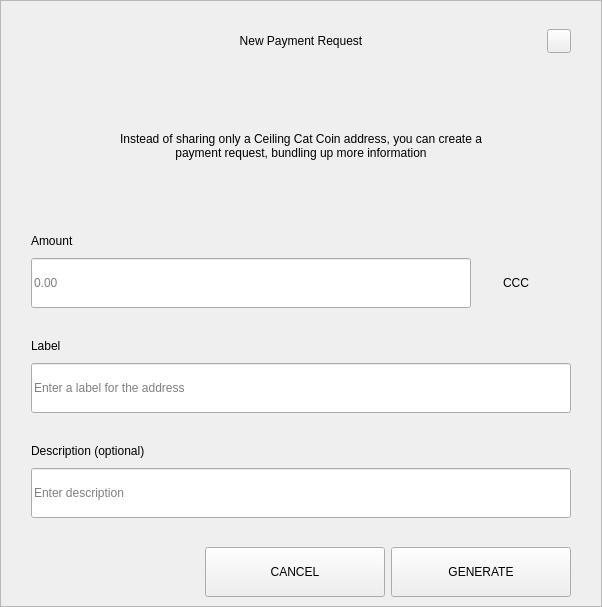
<?xml version="1.0" encoding="UTF-8"?>
<ui version="4.0">
 <class>RequestDialog</class>
 <widget class="QDialog" name="RequestDialog">
  <property name="geometry">
   <rect>
    <x>0</x>
    <y>0</y>
    <width>602</width>
    <height>607</height>
   </rect>
  </property>
  <property name="windowTitle">
   <string>Dialog</string>
  </property>
  <layout class="QVBoxLayout" name="verticalLayout_5">
   <property name="spacing">
    <number>0</number>
   </property>
   <property name="leftMargin">
    <number>0</number>
   </property>
   <property name="topMargin">
    <number>0</number>
   </property>
   <property name="rightMargin">
    <number>0</number>
   </property>
   <property name="bottomMargin">
    <number>0</number>
   </property>
   <item>
    <widget class="QFrame" name="frame">
     <property name="styleSheet">
      <string notr="true"/>
     </property>
     <property name="frameShape">
      <enum>QFrame::StyledPanel</enum>
     </property>
     <property name="frameShadow">
      <enum>QFrame::Raised</enum>
     </property>
     <layout class="QVBoxLayout" name="verticalLayout_4" stretch="1,0,0">
      <property name="spacing">
       <number>0</number>
      </property>
      <property name="leftMargin">
       <number>30</number>
      </property>
      <property name="topMargin">
       <number>20</number>
      </property>
      <property name="rightMargin">
       <number>30</number>
      </property>
      <property name="bottomMargin">
       <number>0</number>
      </property>
      <item>
       <layout class="QHBoxLayout" name="horizontalLayout_3">
        <property name="spacing">
         <number>0</number>
        </property>
        <item>
         <spacer name="horizontalSpacer_21">
          <property name="orientation">
           <enum>Qt::Horizontal</enum>
          </property>
          <property name="sizeHint" stdset="0">
           <size>
            <width>40</width>
            <height>20</height>
           </size>
          </property>
         </spacer>
        </item>
        <item>
         <widget class="QLabel" name="labelTitle">
          <property name="minimumSize">
           <size>
            <width>0</width>
            <height>40</height>
           </size>
          </property>
          <property name="maximumSize">
           <size>
            <width>16777215</width>
            <height>40</height>
           </size>
          </property>
          <property name="styleSheet">
           <string notr="true">padding-left:24px;</string>
          </property>
          <property name="text">
           <string>New Payment Request</string>
          </property>
          <property name="alignment">
           <set>Qt::AlignCenter</set>
          </property>
          <property name="margin">
           <number>7</number>
          </property>
         </widget>
        </item>
        <item>
         <spacer name="horizontalSpacer">
          <property name="orientation">
           <enum>Qt::Horizontal</enum>
          </property>
          <property name="sizeHint" stdset="0">
           <size>
            <width>40</width>
            <height>20</height>
           </size>
          </property>
         </spacer>
        </item>
        <item>
         <widget class="QPushButton" name="btnEsc">
          <property name="minimumSize">
           <size>
            <width>24</width>
            <height>24</height>
           </size>
          </property>
          <property name="maximumSize">
           <size>
            <width>24</width>
            <height>24</height>
           </size>
          </property>
          <property name="focusPolicy">
           <enum>Qt::NoFocus</enum>
          </property>
          <property name="text">
           <string/>
          </property>
         </widget>
        </item>
       </layout>
      </item>
      <item>
       <widget class="QStackedWidget" name="stack">
        <property name="minimumSize">
         <size>
          <width>540</width>
          <height>0</height>
         </size>
        </property>
        <property name="maximumSize">
         <size>
          <width>540</width>
          <height>16777215</height>
         </size>
        </property>
        <property name="currentIndex">
         <number>0</number>
        </property>
        <widget class="QWidget" name="page_1">
         <property name="minimumSize">
          <size>
           <width>540</width>
           <height>0</height>
          </size>
         </property>
         <property name="maximumSize">
          <size>
           <width>540</width>
           <height>16777215</height>
          </size>
         </property>
         <layout class="QVBoxLayout" name="layout1">
          <property name="spacing">
           <number>0</number>
          </property>
          <property name="leftMargin">
           <number>0</number>
          </property>
          <property name="topMargin">
           <number>0</number>
          </property>
          <property name="rightMargin">
           <number>0</number>
          </property>
          <property name="bottomMargin">
           <number>0</number>
          </property>
          <item>
           <spacer name="verticalSpacer_21">
            <property name="orientation">
             <enum>Qt::Vertical</enum>
            </property>
            <property name="sizeType">
             <enum>QSizePolicy::Fixed</enum>
            </property>
            <property name="sizeHint" stdset="0">
             <size>
              <width>20</width>
              <height>30</height>
             </size>
            </property>
           </spacer>
          </item>
          <item alignment="Qt::AlignHCenter">
           <widget class="QLabel" name="labelMessage">
            <property name="minimumSize">
             <size>
              <width>400</width>
              <height>50</height>
             </size>
            </property>
            <property name="text">
             <string>Instead of sharing only a Ceiling Cat Coin address, you can create a payment request, bundling up more information</string>
            </property>
            <property name="alignment">
             <set>Qt::AlignCenter</set>
            </property>
            <property name="wordWrap">
             <bool>true</bool>
            </property>
           </widget>
          </item>
          <item alignment="Qt::AlignBottom">
           <widget class="QWidget" name="containerAmount" native="true">
            <layout class="QVBoxLayout" name="verticalLayout">
             <property name="spacing">
              <number>9</number>
             </property>
             <property name="leftMargin">
              <number>0</number>
             </property>
             <property name="topMargin">
              <number>0</number>
             </property>
             <property name="rightMargin">
              <number>0</number>
             </property>
             <property name="bottomMargin">
              <number>0</number>
             </property>
             <item>
              <widget class="QLabel" name="labelSubtitleAmount">
               <property name="minimumSize">
                <size>
                 <width>350</width>
                 <height>16</height>
                </size>
               </property>
               <property name="maximumSize">
                <size>
                 <width>16777215</width>
                 <height>16</height>
                </size>
               </property>
               <property name="text">
                <string>Amount</string>
               </property>
              </widget>
             </item>
             <item alignment="Qt::AlignTop">
              <widget class="QWidget" name="layoutAmount" native="true">
               <layout class="QHBoxLayout" name="horizontalLayout" stretch="2,0">
                <property name="spacing">
                 <number>0</number>
                </property>
                <property name="leftMargin">
                 <number>0</number>
                </property>
                <property name="topMargin">
                 <number>0</number>
                </property>
                <property name="rightMargin">
                 <number>0</number>
                </property>
                <property name="bottomMargin">
                 <number>0</number>
                </property>
                <item>
                 <widget class="QLineEdit" name="lineEditAmount">
                  <property name="minimumSize">
                   <size>
                    <width>0</width>
                    <height>50</height>
                   </size>
                  </property>
                  <property name="maximumSize">
                   <size>
                    <width>16777215</width>
                    <height>50</height>
                   </size>
                  </property>
                  <property name="placeholderText">
                   <string notr="true">0.00</string>
                  </property>
                 </widget>
                </item>
                <item>
                 <widget class="QWidget" name="comboContainer" native="true">
                  <property name="minimumSize">
                   <size>
                    <width>100</width>
                    <height>50</height>
                   </size>
                  </property>
                  <property name="maximumSize">
                   <size>
                    <width>16777215</width>
                    <height>50</height>
                   </size>
                  </property>
                  <layout class="QHBoxLayout" name="horizontalLayout_31">
                   <property name="spacing">
                    <number>0</number>
                   </property>
                   <property name="leftMargin">
                    <number>0</number>
                   </property>
                   <property name="topMargin">
                    <number>0</number>
                   </property>
                   <property name="rightMargin">
                    <number>10</number>
                   </property>
                   <property name="bottomMargin">
                    <number>0</number>
                   </property>
                   <item>
                    <widget class="QLabel" name="comboBoxCoin">
                     <property name="text">
                      <string>CCC</string>
                     </property>
                     <property name="alignment">
                      <set>Qt::AlignCenter</set>
                     </property>
                    </widget>
                   </item>
                  </layout>
                 </widget>
                </item>
               </layout>
              </widget>
             </item>
            </layout>
           </widget>
          </item>
          <item>
           <spacer name="verticalSpacer_31">
            <property name="orientation">
             <enum>Qt::Vertical</enum>
            </property>
            <property name="sizeType">
             <enum>QSizePolicy::Fixed</enum>
            </property>
            <property name="sizeHint" stdset="0">
             <size>
              <width>20</width>
              <height>30</height>
             </size>
            </property>
           </spacer>
          </item>
          <item>
           <layout class="QVBoxLayout" name="verticalLayoutLabel">
            <property name="spacing">
             <number>9</number>
            </property>
            <item>
             <widget class="QLabel" name="labelSubtitleLabel">
              <property name="minimumSize">
               <size>
                <width>0</width>
                <height>16</height>
               </size>
              </property>
              <property name="maximumSize">
               <size>
                <width>16777215</width>
                <height>16</height>
               </size>
              </property>
              <property name="text">
               <string>Label</string>
              </property>
             </widget>
            </item>
            <item>
             <widget class="QLineEdit" name="lineEditLabel">
              <property name="minimumSize">
               <size>
                <width>0</width>
                <height>50</height>
               </size>
              </property>
              <property name="maximumSize">
               <size>
                <width>16777215</width>
                <height>50</height>
               </size>
              </property>
              <property name="placeholderText">
               <string>Enter a label for the address</string>
              </property>
             </widget>
            </item>
           </layout>
          </item>
          <item>
           <spacer name="verticalSpacer_34">
            <property name="orientation">
             <enum>Qt::Vertical</enum>
            </property>
            <property name="sizeType">
             <enum>QSizePolicy::Fixed</enum>
            </property>
            <property name="sizeHint" stdset="0">
             <size>
              <width>20</width>
              <height>30</height>
             </size>
            </property>
           </spacer>
          </item>
          <item>
           <layout class="QVBoxLayout" name="verticalLayoutDescription">
            <property name="spacing">
             <number>9</number>
            </property>
            <item>
             <widget class="QLabel" name="labelSubtitleDescription">
              <property name="minimumSize">
               <size>
                <width>0</width>
                <height>16</height>
               </size>
              </property>
              <property name="maximumSize">
               <size>
                <width>16777215</width>
                <height>16</height>
               </size>
              </property>
              <property name="text">
               <string>Description (optional)</string>
              </property>
             </widget>
            </item>
            <item>
             <widget class="QLineEdit" name="lineEditDescription">
              <property name="minimumSize">
               <size>
                <width>0</width>
                <height>50</height>
               </size>
              </property>
              <property name="maximumSize">
               <size>
                <width>16777215</width>
                <height>50</height>
               </size>
              </property>
              <property name="placeholderText">
               <string>Enter description</string>
              </property>
             </widget>
            </item>
            <item>
             <spacer name="verticalSpacer_4">
              <property name="orientation">
               <enum>Qt::Vertical</enum>
              </property>
              <property name="sizeType">
               <enum>QSizePolicy::Fixed</enum>
              </property>
              <property name="sizeHint" stdset="0">
               <size>
                <width>20</width>
                <height>20</height>
               </size>
              </property>
             </spacer>
            </item>
           </layout>
          </item>
         </layout>
        </widget>
        <widget class="QWidget" name="page_2">
         <layout class="QVBoxLayout" name="layout2">
          <item>
           <spacer name="verticalSpacer_5">
            <property name="orientation">
             <enum>Qt::Vertical</enum>
            </property>
            <property name="sizeType">
             <enum>QSizePolicy::Fixed</enum>
            </property>
            <property name="sizeHint" stdset="0">
             <size>
              <width>20</width>
              <height>50</height>
             </size>
            </property>
           </spacer>
          </item>
          <item alignment="Qt::AlignHCenter">
           <widget class="QLabel" name="labelQrImg">
            <property name="minimumSize">
             <size>
              <width>260</width>
              <height>260</height>
             </size>
            </property>
            <property name="maximumSize">
             <size>
              <width>260</width>
              <height>260</height>
             </size>
            </property>
            <property name="text">
             <string/>
            </property>
            <property name="alignment">
             <set>Qt::AlignCenter</set>
            </property>
           </widget>
          </item>
          <item>
           <spacer name="verticalSpacer_2">
            <property name="orientation">
             <enum>Qt::Vertical</enum>
            </property>
            <property name="sizeType">
             <enum>QSizePolicy::Fixed</enum>
            </property>
            <property name="sizeHint" stdset="0">
             <size>
              <width>20</width>
              <height>30</height>
             </size>
            </property>
           </spacer>
          </item>
          <item alignment="Qt::AlignHCenter">
           <widget class="QLabel" name="labelAddress">
            <property name="text">
             <string>M6tGR83SQbie1SW72hjcWJvFfip5krte2Z </string>
            </property>
           </widget>
          </item>
          <item>
           <spacer name="verticalSpacer_32">
            <property name="orientation">
             <enum>Qt::Vertical</enum>
            </property>
            <property name="sizeType">
             <enum>QSizePolicy::Expanding</enum>
            </property>
            <property name="sizeHint" stdset="0">
             <size>
              <width>20</width>
              <height>20</height>
             </size>
            </property>
           </spacer>
          </item>
          <item>
           <layout class="QHBoxLayout" name="horizontal">
            <property name="leftMargin">
             <number>20</number>
            </property>
            <property name="rightMargin">
             <number>20</number>
            </property>
            <property name="bottomMargin">
             <number>20</number>
            </property>
            <item>
             <spacer name="horizontalSpacer_4">
              <property name="orientation">
               <enum>Qt::Horizontal</enum>
              </property>
              <property name="sizeHint" stdset="0">
               <size>
                <width>40</width>
                <height>20</height>
               </size>
              </property>
             </spacer>
            </item>
            <item>
             <widget class="QPushButton" name="btnCopyAddress">
              <property name="minimumSize">
               <size>
                <width>180</width>
                <height>50</height>
               </size>
              </property>
              <property name="text">
               <string>COPY ADDRESS</string>
              </property>
             </widget>
            </item>
            <item>
             <widget class="QPushButton" name="btnCopyUrl">
              <property name="minimumSize">
               <size>
                <width>180</width>
                <height>50</height>
               </size>
              </property>
              <property name="text">
               <string>COPY URL</string>
              </property>
             </widget>
            </item>
            <item>
             <spacer name="horizontalSpacer_2">
              <property name="orientation">
               <enum>Qt::Horizontal</enum>
              </property>
              <property name="sizeHint" stdset="0">
               <size>
                <width>40</width>
                <height>20</height>
               </size>
              </property>
             </spacer>
            </item>
           </layout>
          </item>
         </layout>
        </widget>
       </widget>
      </item>
      <item>
       <widget class="QWidget" name="buttonsStack" native="true">
        <layout class="QHBoxLayout" name="horizontalLayout_5">
         <property name="leftMargin">
          <number>20</number>
         </property>
         <property name="rightMargin">
          <number>0</number>
         </property>
         <item>
          <spacer name="horizontalSpacer_41">
           <property name="orientation">
            <enum>Qt::Horizontal</enum>
           </property>
           <property name="sizeHint" stdset="0">
            <size>
             <width>40</width>
             <height>20</height>
            </size>
           </property>
          </spacer>
         </item>
         <item>
          <widget class="QPushButton" name="btnCancel">
           <property name="minimumSize">
            <size>
             <width>180</width>
             <height>50</height>
            </size>
           </property>
           <property name="focusPolicy">
            <enum>Qt::NoFocus</enum>
           </property>
           <property name="text">
            <string>CANCEL</string>
           </property>
          </widget>
         </item>
         <item>
          <widget class="QPushButton" name="btnSave">
           <property name="minimumSize">
            <size>
             <width>180</width>
             <height>50</height>
            </size>
           </property>
           <property name="focusPolicy">
            <enum>Qt::NoFocus</enum>
           </property>
           <property name="text">
            <string>GENERATE</string>
           </property>
          </widget>
         </item>
        </layout>
       </widget>
      </item>
     </layout>
    </widget>
   </item>
  </layout>
 </widget>
 <resources/>
 <connections/>
</ui>
